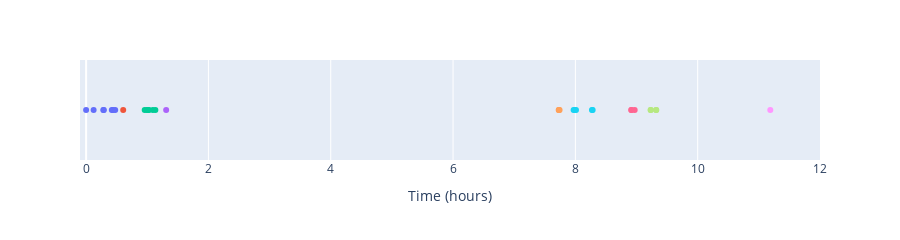

The notebook cell this image was saved under:
### Code cell
fig = px.scatter(user_0[user_0.start_time_hours<=12], x="start_time_hours", y=np.ones(user_0[user_0.start_time_hours<=12].shape[0]),color=
                'session_293',height=200)
fig.update_layout(
    xaxis_title="Time (hours)",
    yaxis_title=""
,showlegend=False)
fig.update_layout(xaxis_range=[-0.1,12])
fig.update_yaxes(visible=False)
fig.show()

### Figure 1 — Plotly figure (JSON) as saved in the notebook; plotly's stock layout.template omitted (floating-point values rounded to 4 significant figures)
{"data": [{"hovertemplate": "session_293=0<br>start_time_hours=%{x}<br>y=%{y}<extra></extra>", "legendgroup": "0", "marker": {"color": "#636efa", "symbol": "circle"}, "mode": "markers", "name": "0", "orientation": "v", "showlegend": true, "type": "scatter", "x": [0, 0.1225, 0.2811, 0.2894, 0.42, 0.4394, 0.4756], "xaxis": "x", "y": [1, 1, 1, 1, 1, 1, 1], "yaxis": "y"}, {"hovertemplate": "session_293=1<br>start_time_hours=%{x}<br>y=%{y}<extra></extra>", "legendgroup": "1", "marker": {"color": "#EF553B", "symbol": "circle"}, "mode": "markers", "name": "1", "orientation": "v", "showlegend": true, "type": "scatter", "x": [0.6064], "xaxis": "x", "y": [1], "yaxis": "y"}, {"hovertemplate": "session_293=2<br>start_time_hours=%{x}<br>y=%{y}<extra></extra>", "legendgroup": "2", "marker": {"color": "#00cc96", "symbol": "circle"}, "mode": "markers", "name": "2", "orientation": "v", "showlegend": true, "type": "scatter", "x": [0.9581, 0.9942, 1.019, 1.025, 1.091, 1.132], "xaxis": "x", "y": [1, 1, 1, 1, 1, 1], "yaxis": "y"}, {"hovertemplate": "session_293=3<br>start_time_hours=%{x}<br>y=%{y}<extra></extra>", "legendgroup": "3", "marker": {"color": "#ab63fa", "symbol": "circle"}, "mode": "markers", "name": "3", "orientation": "v", "showlegend": true, "type": "scatter", "x": [1.309], "xaxis": "x", "y": [1], "yaxis": "y"}, {"hovertemplate": "session_293=4<br>start_time_hours=%{x}<br>y=%{y}<extra></extra>", "legendgroup": "4", "marker": {"color": "#FFA15A", "symbol": "circle"}, "mode": "markers", "name": "4", "orientation": "v", "showlegend": true, "type": "scatter", "x": [7.728, 7.731, 7.742], "xaxis": "x", "y": [1, 1, 1], "yaxis": "y"}, {"hovertemplate": "session_293=5<br>start_time_hours=%{x}<br>y=%{y}<extra></extra>", "legendgroup": "5", "marker": {"color": "#19d3f3", "symbol": "circle"}, "mode": "markers", "name": "5", "orientation": "v", "showlegend": true, "type": "scatter", "x": [7.971, 7.991, 8.01, 8.271, 8.283], "xaxis": "x", "y": [1, 1, 1, 1, 1], "yaxis": "y"}, {"hovertemplate": "session_293=6<br>start_time_hours=%{x}<br>y=%{y}<extra></extra>", "legendgroup": "6", "marker": {"color": "#FF6692", "symbol": "circle"}, "mode": "markers", "name": "6", "orientation": "v", "showlegend": true, "type": "scatter", "x": [8.914, 8.917, 8.97], "xaxis": "x", "y": [1, 1, 1], "yaxis": "y"}, {"hovertemplate": "session_293=7<br>start_time_hours=%{x}<br>y=%{y}<extra></extra>", "legendgroup": "7", "marker": {"color": "#B6E880", "symbol": "circle"}, "mode": "markers", "name": "7", "orientation": "v", "showlegend": true, "type": "scatter", "x": [9.23, 9.233, 9.32, 9.323], "xaxis": "x", "y": [1, 1, 1, 1], "yaxis": "y"}, {"hovertemplate": "session_293=8<br>start_time_hours=%{x}<br>y=%{y}<extra></extra>", "legendgroup": "8", "marker": {"color": "#FF97FF", "symbol": "circle"}, "mode": "markers", "name": "8", "orientation": "v", "showlegend": true, "type": "scatter", "x": [11.19], "xaxis": "x", "y": [1], "yaxis": "y"}], "layout": {"height": 200, "legend": {"title": {"text": "session_293"}, "tracegroupgap": 0}, "margin": {"t": 60}, "showlegend": false, "xaxis": {"anchor": "y", "domain": [0, 1], "range": [-0.1, 12], "title": {"text": "Time (hours)"}}, "yaxis": {"anchor": "x", "domain": [0, 1], "title": {"text": ""}, "visible": false}}}
